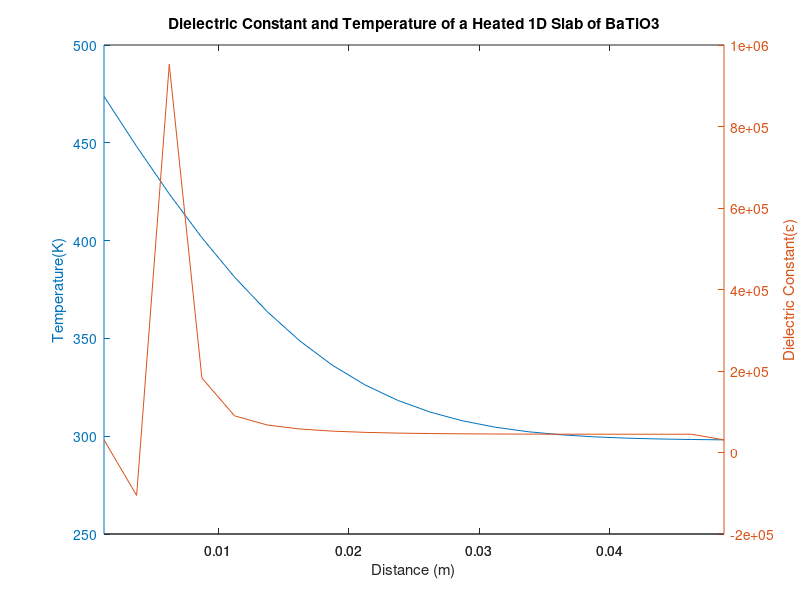
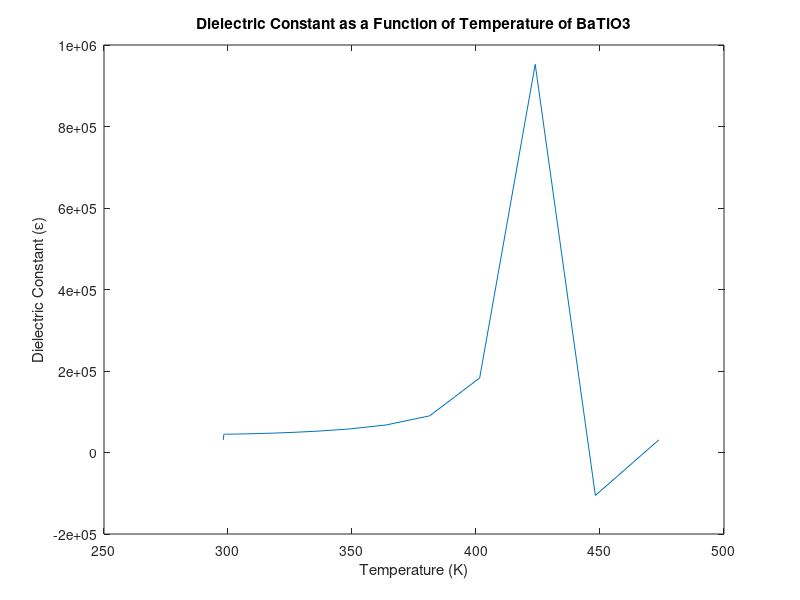

The MATLAB source for these figures, in order:
%Initialise Variables:

tNew = 60; %seconds, simulation time
dt = 1;    %seconds, timestep

L = 0.05;  %metres, slab thickness 
nx = 20;   %metres, number of steps in x direction
dx = L / nx; %metres, size of step in x direction
x = dx / 2:dx:L - dx / 2; %metres, position in x direction

k = 6; % thermal conductivity
rho = 6020; % density
C = 527; % specific heat capacity
const = k / (rho * C); %thermal diffusivity

T0 = 298; % Kelvin, initial temperature of slab
TW = 500; % Kelvin, initial tempature of left surface
TE = 298; % Kelvin, initial tempature of right surface
TC = 408.15; % Kelvin, first order transition temperature

K = 1.6 * 10^5; % Curie constant
g = -1;
G = 1;

E0 = 500;

% Create Matrix with Initial values:
T = ones(nx, 1) * T0;

TNew = zeros(nx, 1);

E = ones(nx, 1) * E0;

ENew=zeros(nx, 1);
ENew(1) = 500;
ENew(nx) = 500;
    
t = 0:dt:tNew;

for i = 1:length(t)
    for j = 2:nx-1
        TNew(j) = const * ((T(j + 1) - T(j)) / dx^2 + (T(j - 1) - T(j)) / dx^2); % Master equation
         
        if (TNew > TC)
            ENew(j) = K / (T(j) - TC)
        else 
            ENew(j) = K / (2 * (TC - T(j)))
            % ENew(j) = (4 * G / (3 * g.^2)) + (K / (8 * TNew(j) - TC))
        end
         
        TNew(1) = const * ((T(2) - T(1)) / dx^2 + (TW - T(1)) / dx^2); %right boundary condition
        TNew(nx) = const * ((TE - T(nx))/dx^2 + (T(nx - 1) - T(nx)) / dx^2); %left boundary condition
    end
    E = E + ENew;
    T = T + TNew * dt; 
end
 

figure(1); % new figure
[hAx, hLine1, hLine2] = plotyy(x, T, x, E);
title('Dielectric Constant and Temperature of a Heated 1D Slab of BaTiO3');
xlabel('Distance (m)');
ylabel(hAx(1), 'Temperature(K)'); % left y-axis 
ylabel(hAx(2), 'Dielectric Constant(\epsilon)'); % right y-axis
%plot (x, E, 'r', 'Linewidth', 2);
%pause(1);
    
figure(2);
plot(T, E);
title('Dielectric Constant as a Function of Temperature of BaTiO3');
xlabel('Temperature (K)');
ylabel('Dielectric Constant (\epsilon)');

